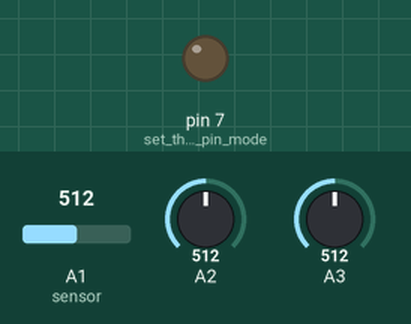
Bench run of a sketch on a simulated Arduino Uno, built with avr-gcc and run on an emulated ATmega328P. Shown: output pins drawn as LEDs (lit = HIGH). The inputs (shaded band) are chosen by the test bench; at power-on: A1 (sensor) = 512, A2 = 512, A3 = 512. What the sketch prints to the serial monitor is not drawn.

Above: at 0.01 s.
At 1.2 s:
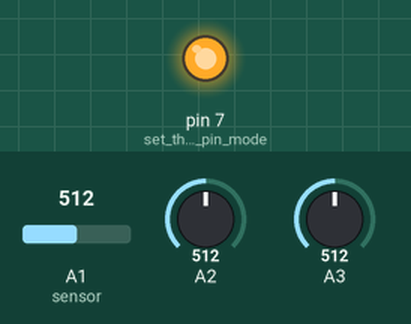
1.3 s: A1 (sensor) set to 107
4.3 s: A1 (sensor) set to 91
7.3 s: A2 set to 107
10.3 s: A2 set to 89
At 10.7 s:
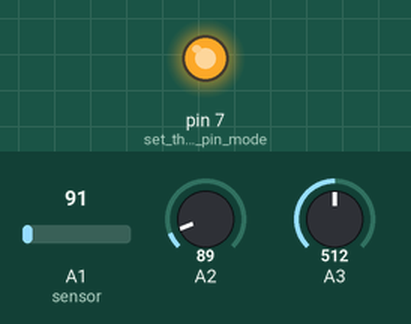
12.3 s: A3 set to 106
13.8 s: A3 set to 92
Timing chart, 0 to 16.6 s (numbered marks = the images above; inputs shaded):
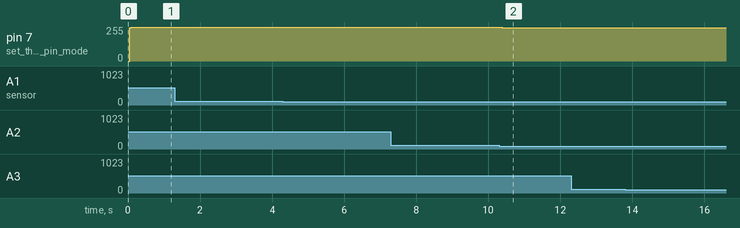

The sketch:

CONSUME_SERIAL.ino
```cpp
//#include <avr/wdt.h>
//#include <Filters.h> //Easy library to do the calculations
//#include <Wire.h>

//float testFrequency = 60;                     // test signal frequency (Hz)
//float windowLength = 1/testFrequency;     // how long to average the signal, for statistist

//int Sensor = 0; //Sensor analog input, here it's A0

float pow1=0;
float temp=0;
float bmag=0;
//long tiempo=millis();
int N=0;
unsigned long printPeriod = 100; //Refresh rate
unsigned long previousMillis = 0;
unsigned long previousMillis2 = 0;
const unsigned long intervalo=0;

float get_bmag()
{
  float Bmag=0;
  Bmag = analogRead(A1);//voltaje del sensor de corriente alterna
  return(Bmag);
}

float get_pow1()
{
  float Pow1=0;
  long tiempo=millis();
    Pow1  = analogRead(A2);
  return(Pow1);
}

float get_temp()
{
  float temp=0;
  long tiempo=millis();
  temp = analogRead(A3);
  return(temp);
}


void setup() {
 Serial.begin(9600);
 pinMode(7, OUTPUT);      // set the LED pin mode
 //wdt_enable(WDTO_8S);
}

void loop() {


 float bmag = get_bmag();
 float pow1 = get_pow1();
 float temp = get_temp();

digitalWrite(7, LOW);

//RunningStatistics inputStats;                //Easy life lines, actual calculation of the RMS requires a load of coding
//inputStats.setWindowSecs( windowLength );
  digitalWrite(7, HIGH);
  Serial.print(bmag);
  Serial.print("x");
  Serial.print(pow1);
  Serial.print("x");
  Serial.print(temp);
  Serial.print("x");

digitalWrite(7, LOW);

    }
```

Measured:
- after the input at 10.3 s, pin 7 (set_the_LED_pin_mode): 255/255 → 248/255 after 0.09 s
- after the input at 12.3 s, every drawn part: stays the same
- after the input at 13.8 s, every drawn part: stays the same
